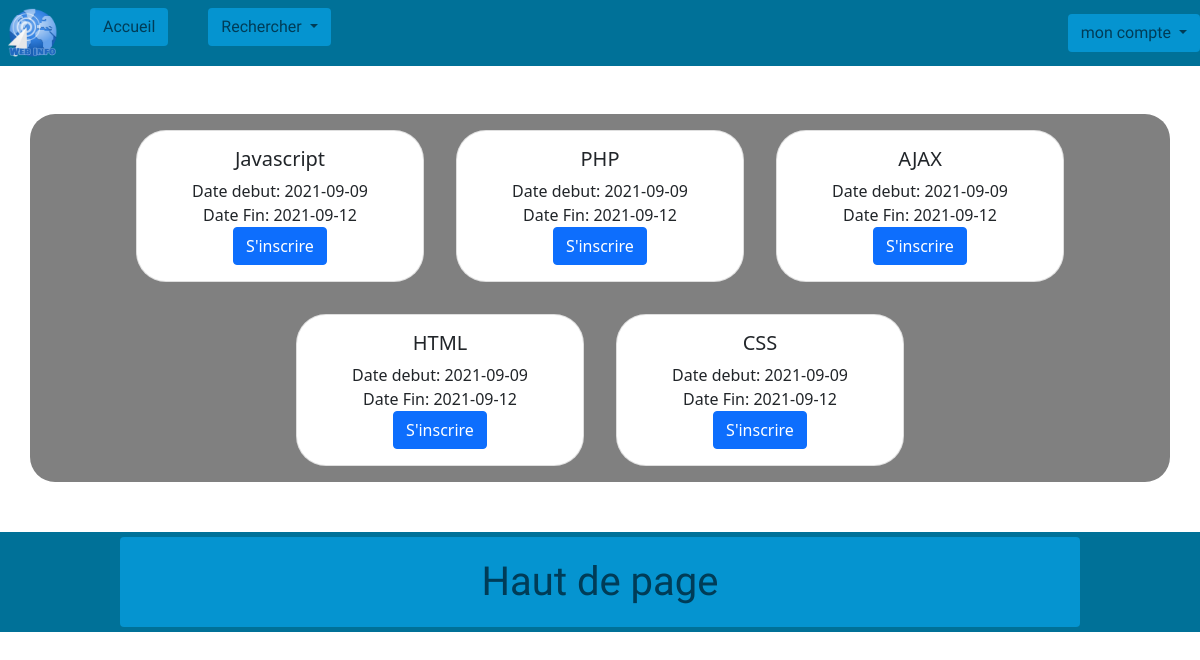
Screenshot of /index.php/intervenant/search_projet with the database file from the repository.
### tables this page shows
CREATE TABLE p3_g1_projet (
    id                  INTEGER primary key auto_increment,
    nom                 VARCHAR(50),
    date_debut          DATE,
    date_fin            DATE,
    ref_id_admin        INTEGER NOT NULL, FOREIGN KEY(ref_id_admin) REFERENCES p3_g1_administrateur(id)
);

### application/controllers/Intervenant.php (called while the page is built, shortened)
<?php
class Intervenant extends CI_Controller
{
    public function search_projet()
    {
        $data['pageName'] = 'index';
        $data['type'] = 'intervenant';
        $this->load->model('Projet_model');
        $this->load->view('body/header_connected', $data);
        $data['list'] = $this->Projet_model->select_all();
        $this->load->view('search/projet', $data);
        $this->load->view('body/footer');
    }
}

### index.php (called while the page is built, shortened)
<?php
require_once BASEPATH.'core/CodeIgniter.php';

### application/models/Projet_model.php (called while the page is built, shortened)
<?php
class Projet_model extends CI_Model {
    public function select_all()
    {
        $this->db->select('*');
        $this->db->from('p3_g1_projet');
        $query = $this->db->get();
        return $query->result();
    }
}
?>

### application/views/search/projet.php (the view)
<div class="container justify-content-center">
    <div class="container_search mt-5 flex-wrap" id='search_parent' style='height: auto;'>
        <?php
        for  ($i = 0; $i < count($list); $i++) { ?>
            <div class='card m-3' style='width: 18rem;'>
                <div class='card-body justify-content-center text-center'>
                    <h5 class="card-title"><?= $list[$i]->nom; ?></h5>
                    <div>Date debut: <?= $list[$i]->date_debut; ?></div>
                    <div>Date Fin: <?= $list[$i]->date_fin; ?></div>
                    <a class="btn btn-primary" href="<?= site_url('profils/Projet&id='. $list[$i]->id); ?>">S'inscrire</a>
                </div>
            </div>
        <?php
        } ?>
    </div>
</div>

### assets/css/search.css (style rules this page uses)
.container_search { display: flex; flex-flow: row wrap; justify-content: center; align-items: center; width: 100%; border-radius: 50px; }
.container_search .card { border-radius: 30px; }

### assets/css/edit.css (style rules this page uses)
.container { border-radius: 25px 25px 25px 25px; background-color: gray; }

### assets/css/header.css (style rules this page uses)
* { box-sizing: border-box; margin: 0px; padding: 0px; }

### rows the page displays
p3_g1_projet: nom "Javascript", date_debut "2021-09-09", date_fin "2021-09-12"
p3_g1_projet: nom "PHP", date_debut "2021-09-09", date_fin "2021-09-12"
p3_g1_projet: nom "AJAX", date_debut "2021-09-09", date_fin "2021-09-12"
p3_g1_projet: nom "HTML", date_debut "2021-09-09", date_fin "2021-09-12"
p3_g1_projet: nom "CSS", date_debut "2021-09-09", date_fin "2021-09-12"
